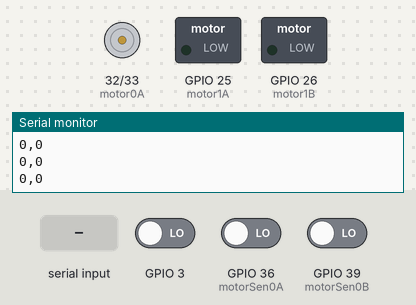
A sketch run on a simulated ESP32-S3. On the bench: motor-driver pin pairs drawn as motors (green arrow = first pin HIGH = forward, orange = second pin HIGH = backward, longer = more drive), switched loads named in the sketch (green lamp = pin HIGH), the last lines printed to the serial monitor. Inputs (shaded band) come from the test bench; at power-on: GPIO 36 (motorSen0A) LOW, GPIO 3 LOW, GPIO 39 (motorSen0B) LOW.

Above: at 1.2 s.
1.3 s: "90,45\n" received over Serial
At 2.4 s:
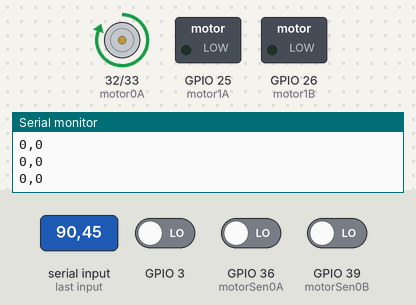
2.8 s: "5\n" received over Serial
At 4.0 s:
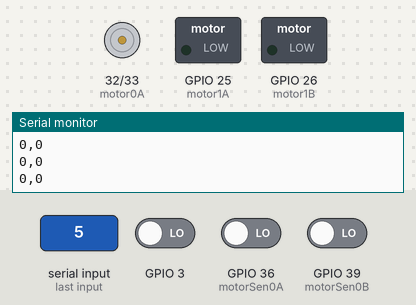
4.3 s: "90\n" received over Serial
At 5.2 s:
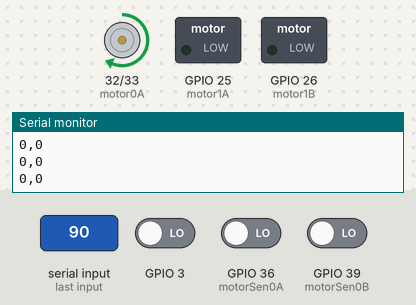
5.8 s: GPIO 36 (motorSen0A) driven HIGH
At 6.2 s:
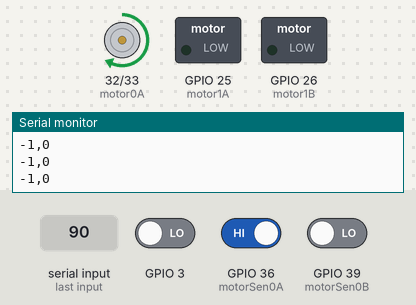
7.3 s: "30,150\n" received over Serial
At 8.1 s:
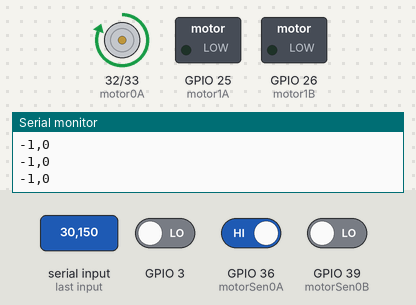
Timing chart, 0 to 9.8 s (numbered marks = the images above; inputs shaded):
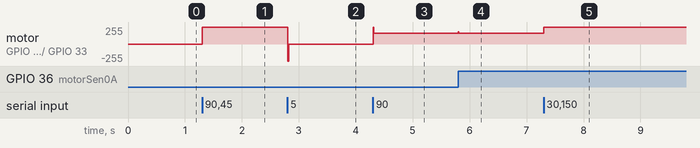

Measured:
- after the input at 1.3 s, motor on GPIO 32 (motor0A) / GPIO 33 (motor0B): stopped → forward 255/255 at once
- after the input at 2.8 s, motor on GPIO 32 (motor0A) / GPIO 33 (motor0B): forward 255/255 → stopped at once
- after the input at 4.3 s, motor on GPIO 32 (motor0A) / GPIO 33 (motor0B): stopped → forward 162/255 at once
- after the input at 5.8 s, motor on GPIO 32 (motor0A) / GPIO 33 (motor0B): forward 162/255 → forward 163/255 at once
- after the input at 7.3 s, motor on GPIO 32 (motor0A) / GPIO 33 (motor0B): forward 163/255 → forward 255/255 at once

The sketch:

MOTORES.ino
```cpp
#include <PIDController.h>
//volatile long int encoder_pos[5] = {0,0,0,0,0,0},encoder_pos1 = 0;
volatile long int encoder_pos=0,encoder_pos1 = 0;

PIDController pos_pid;
PIDController pos1_pid;
const int motor0A=32;
const int motor0B=33;
const int motor1A=25;
const int motor1B=26;
const int motor2A=12;
const int motor2B=13;
const int motor3A=22;
const int motor3B=21;
const int motor4A=18;
const int motor4B=5;
const int motor5A=2;
const int motor5B=15;

const int motorSen0A=36;
const int motorSen0B=39;
const int motorSen1A=34;
const int motorSen1B=35;
const int motorSen2A=27;
const int motorSen2B=14;
const int motorSen3A=2;
const int motorSen3B=15;
const int motorSen4A=1;
const int motorSen4B=3;
const int motorSen5A=4;
const int motorSen5B=0;

 //PWM
const int freq = 9000;
const int ledChannel = 0;
const int ledChannel1 = 1;
const int ledChannel2 = 2;
const int ledChannel3 = 3;

const int resolution = 8;
//

int motor_value = 255;
unsigned int integerValue=0;  // Max value is 65535
char incomingByte;
void setup() {

  Serial.begin(9600);
  ledcSetup(ledChannel, freq, resolution);
  ledcSetup(ledChannel1, freq, resolution);
  ledcSetup(ledChannel2, freq, resolution);
  ledcSetup(ledChannel3, freq, resolution);
  ledcAttachPin(motor0A, ledChannel);
  ledcAttachPin(motor0B, ledChannel1);
   ledcAttachPin(motor1A, ledChannel2);
  ledcAttachPin(motor1B, ledChannel3);


ledcWrite(ledChannel, 100);
ledcWrite(ledChannel1, 150);
//ledcWrite(ledChannel2, 0);
//ledcWrite(ledChannel3, 255);

  pinMode(motorSen0A, INPUT);
  pinMode(motorSen0B, INPUT);
  pinMode(motorSen1A, INPUT);
  pinMode(motorSen1B, INPUT);
   pinMode(motorSen2A, INPUT);
  pinMode(motorSen2B, INPUT);
  pinMode(motorSen3A, INPUT);
  pinMode(motorSen3B, INPUT);
   //pinMode(4, INPUT);
 // pinMode(5, INPUT);
  //pinMode(9, OUTPUT); // 16 corresponds to GPIO1
  //pinMode(10, OUTPUT);
  // pinMode(11, OUTPUT);
  //pinMode(6, OUTPUT);
  attachInterrupt(digitalPinToInterrupt(36), encoder, RISING);
  attachInterrupt(digitalPinToInterrupt(3), encoder1, RISING);
  pos_pid.begin();
  pos_pid.tune(15, 1, 2000);
  pos_pid.limit(-255, 255);
  pos1_pid.begin();
  pos1_pid.tune(15, 1, 2000);
  pos1_pid.limit(-255, 255);
}


void encoder1(){

  if(digitalRead(5) == HIGH){
    encoder_pos1++;
  }else{
    encoder_pos1--;
  }
}

void encoder( ){
//ledcWrite(ledChannel, 100);
  if(digitalRead(motorSen0B) == HIGH){
    encoder_pos++;
  }else{
    encoder_pos--;
  }
}

void MotorClockwise(int power){
  if(power > 100){
    ledcWrite(ledChannel, 0);
ledcWrite(ledChannel1, power);
//  analogWrite(9, power);
  //digitalWrite(10, LOW);
  }else{
    ledcWrite(ledChannel, 0);
ledcWrite(ledChannel1, 0);
    //digitalWrite(9, LOW);
    //digitalWrite(10, LOW);
  }
}
void MotorClockwise1(int power){
  if(power > 100){
//  analogWrite(6, power);
  digitalWrite(11, LOW);
  }else{
    digitalWrite(6, LOW);
    digitalWrite(11, LOW);
  }
}

void MotorCounterClockwise(int power){
  if(power > 100){
  ledcWrite(ledChannel, power);
ledcWrite(ledChannel1, 0);
  //analogWrite(10, power);
  //digitalWrite(9, LOW);
  }else{
    ledcWrite(ledChannel, 0);
ledcWrite(ledChannel1, 0);
    //digitalWrite(9, LOW);
    //digitalWrite(10, LOW);
  }
}
void MotorCounterClockwise1(int power){
  if(power > 100){
//  analogWrite(11, power);
  digitalWrite(6, LOW);
  }else{
    digitalWrite(6, LOW);
    digitalWrite(11, LOW);
  }
}

void loop() {

if (Serial.available() > 0) {
    integerValue = 0;
    while(1) {
      incomingByte = Serial.read();
      if (incomingByte == '\n') break;
      if (incomingByte == -1) continue;
      integerValue *= 10;
      integerValue = ((incomingByte - 48) + integerValue);
      pos_pid.setpoint(integerValue);
      pos1_pid.setpoint(integerValue);
    }
}

   motor_value = pos_pid.compute(encoder_pos);
if(motor_value > 0){
  MotorCounterClockwise(motor_value);
}else{
  MotorClockwise(abs(motor_value));
}
 motor_value = pos1_pid.compute(encoder_pos1);
if(motor_value > 0){
  MotorCounterClockwise1(motor_value);
}else{
  MotorClockwise1(abs(motor_value));
}
  Serial.println((String)encoder_pos+","+(String)encoder_pos1);
  //Serial.println(digitalRead(motorSen1B));
//   Serial.println(",");
  // Serial.println(encoder_pos1);
  delay(10);
}
```

PIDController.h
```cpp
#ifndef PIDControllerLib
#define PIDControllerLib

#if (ARDUINO >= 100)
  #include "Arduino.h"
#else
  #include "WProgram.h"
#endif

#define GRAPH     "graph"
#define NOGRAPH   "nograph"
#define VERBOSE   "verbose"
#define NOVERBOSE "noverbose"

class PIDController {
  public:
    // Constructor
    PIDController();

    // Methods - double
    double compute(double input, String graph = NOGRAPH, String verbose = NOVERBOSE);

    // Methods - void
    void begin();
    void tune(double _Kp, double _Ki, double _Kd);
    void limit(double min, double max);
    void setpoint(double newSetpoint);
    void minimize(double newMinimize);

    // Methods - double, getters
    double getOutput();
  private:
    // Methods
    void printGraph(double sensorInput, String verbose);

    // Variables - long
    unsigned long lastTime;

    // Variables - double
    double output;
    double lastErr;
    double timeChanged;

    // Variables - double, error variables
    double error;
    double errSum;
    double dErr;

    // Variables - bool
    bool doLimit;
    bool init;

    // Variables - double - tuining
    double Kp;
    double Ki;
    double Kd;
    double divisor;
    double minOut;
    double maxOut;
    double setPoint;
};
#endif
```
